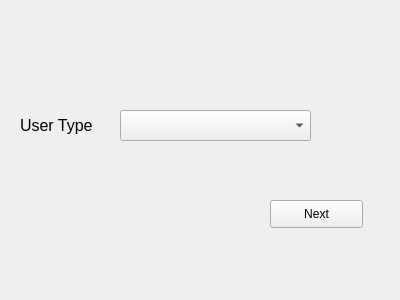
<?xml version="1.0" encoding="UTF-8"?>
<ui version="4.0">
 <class>Form</class>
 <widget class="QWidget" name="Form">
  <property name="geometry">
   <rect>
    <x>0</x>
    <y>0</y>
    <width>400</width>
    <height>300</height>
   </rect>
  </property>
  <property name="windowTitle">
   <string>Form</string>
  </property>
  <widget class="QPushButton" name="UserTypeNext">
   <property name="geometry">
    <rect>
     <x>270</x>
     <y>200</y>
     <width>93</width>
     <height>28</height>
    </rect>
   </property>
   <property name="text">
    <string>Next</string>
   </property>
  </widget>
  <widget class="QLabel" name="label_5">
   <property name="geometry">
    <rect>
     <x>20</x>
     <y>110</y>
     <width>111</width>
     <height>31</height>
    </rect>
   </property>
   <property name="font">
    <font>
     <pointsize>12</pointsize>
    </font>
   </property>
   <property name="text">
    <string>User Type</string>
   </property>
  </widget>
  <widget class="QComboBox" name="UserType">
   <property name="geometry">
    <rect>
     <x>120</x>
     <y>110</y>
     <width>191</width>
     <height>31</height>
    </rect>
   </property>
   <item>
    <property name="text">
     <string/>
    </property>
   </item>
   <item>
    <property name="text">
     <string>Owner</string>
    </property>
   </item>
   <item>
    <property name="text">
     <string>Customer</string>
    </property>
   </item>
  </widget>
 </widget>
 <resources/>
 <connections/>
</ui>
